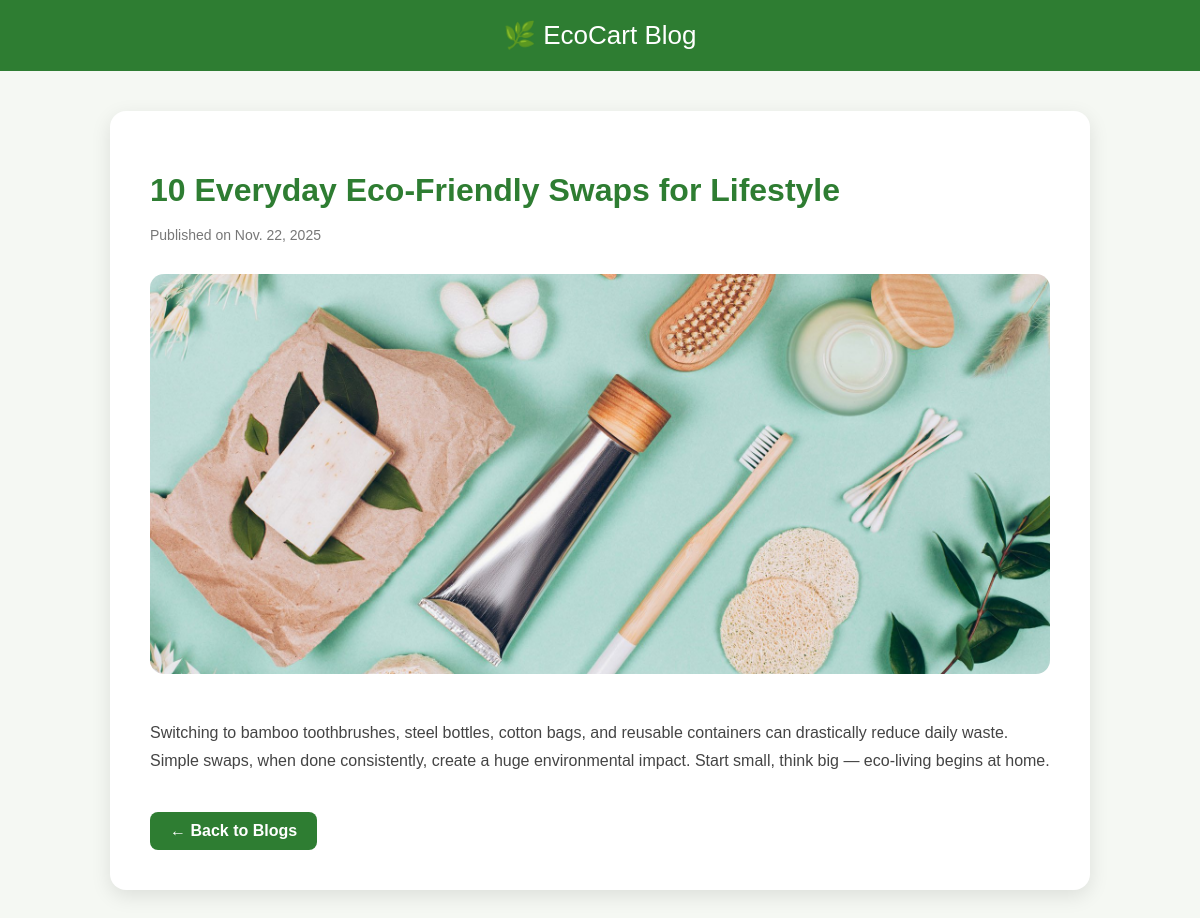
Screenshot of /blog-detail/1/ with the database file from the repository.
### app/models.py (models this page shows, shortened)
class Blog(models.Model):
    title = models.CharField(max_length=200)
    image = models.ImageField(upload_to='blog_images/', null=True, blank=True)
    author = models.CharField(max_length=100, default='EcoCart Team')
    date = models.DateField(auto_now_add=True)
    content = models.TextField()

### app/views.py (the view)
# urls.py: path('blog-detail/<int:blog_id>/', views.blog_detail, name='blog_detail'),
def blog_detail(request, blog_id):
    blog = get_object_or_404(Blog, id=blog_id)
    return render(request, 'blog_detail.html', {'blog': blog})

### templates/blog_detail.html (shortened to what this page needs)
<!DOCTYPE html>
<html lang="en">
<head>
</head>
<body>
    <header>🌿 EcoCart Blog</header>
    <div class="container">
        <h1>{{ blog.title }}</h1>
        <p class="date">Published on {{blog.date}}</p>
        {% if blog.image %}
        <img src="{{ blog.image.url }}" alt="{{ blog.title }}">
        {% endif %}
        <p>{{ blog.content }}</p>
        <a href="{% url 'blog' %}" class="back">← Back to Blogs</a>
    </div>
</body>
</html>

### templates/blog_detail.html (style rules this page uses)
body { font-family: "Poppins", sans-serif; margin: 0; background: #f5f8f3; color: #333; }
header { background-color: #2e7d32; color: white; text-align: center; padding: 20px; font-size: 26px; }
.container { max-width: 900px; margin: 40px auto; background: white; padding: 40px; border-radius: 16px; box-shadow: 0 6px 20px rgba(0, 0, 0, 0.1); }
h1 { color: #2e7d32; font-size: 32px; margin-bottom: 10px; }
.date { color: #777; font-size: 14px; margin-bottom: 25px; }
img { width: 100%; border-radius: 14px; margin-bottom: 25px; max-height: 400px; object-fit: cover; }
p { line-height: 1.8; font-size: 16px; color: #444; }
.back { display: inline-block; margin-top: 20px; text-decoration: none; color: white; background-color: #2e7d32; padding: 10px 20px; border-radius: 8px; font-weight: 600; }

### rows the page displays
Blog: title "10 Everyday Eco-Friendly Swaps for Lifestyle", date "Nov. 22, 2025", image (picture), content "Switching to bamboo toothbrushes, steel bottles, cotton bags, and reusable containers can drastically reduce daily waste. Simple swaps, when done consistently, create a huge environmental impact. Start small, think big — eco-living begins at home."
